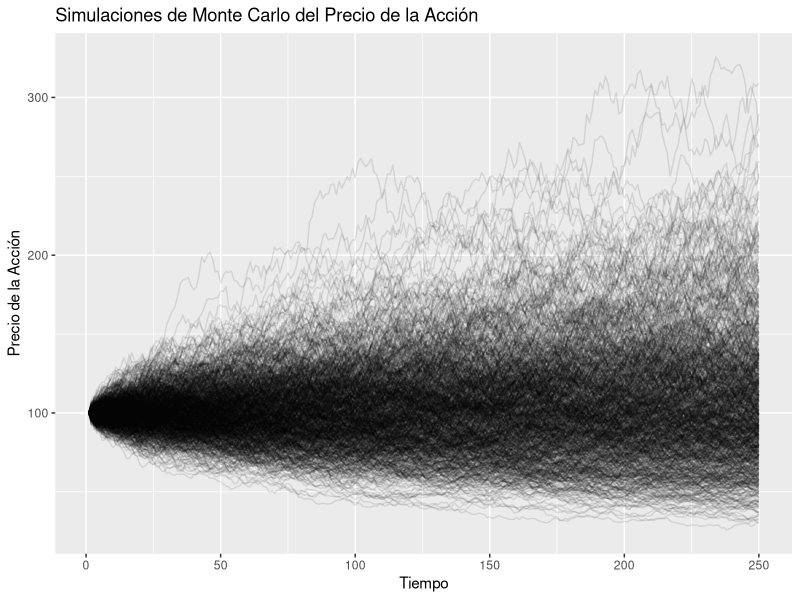

Write R code to recreate this figure.
# Cargar librerías necesarias
install.packages(c("ggplot2", "dplyr", "tidyverse", "pracma"))
library(ggplot2)
library(dplyr)
library(tidyverse)
library(pracma)

# Definir parámetros iniciales
S0 <- 100   # precio inicial de la acción
K <- 110    # precio de ejercicio
r <- 0.05   # tasa libre de riesgo
sigma <- 0.40   # volatilidad
T <- 1    # tiempo hasta la expiración de la opción en años
n_sim <- 1000   # número de simulaciones
n_steps <- 250   # número de pasos de tiempo en un año

# Función de simulación de Monte Carlo
simular_precios <- function() {
  dt <- T / n_steps
  W <- rnorm(n_steps, 0, sqrt(dt))
  S <- numeric(n_steps)
  S[1] <- S0
  for (i in 2:n_steps) {
    S[i] <- S[i-1] * exp((r - 0.5 * sigma^2) * dt + sigma * W[i])
  }
  return(S)
}

# Realizar simulaciones y almacenar los resultados en una matriz
set.seed(123)
resultados <- replicate(n_sim, simular_precios())

# Transformar la matriz a un formato adecuado para ggplot
df <- as.data.frame(resultados)
df$Tiempo <- 1:n_steps
df_largo <- df %>%
  pivot_longer(cols = -Tiempo, names_to = "Simulación", values_to = "Precio")

# Crear gráfico de las simulaciones
ggplot(df_largo, aes(x = Tiempo, y = Precio, group = Simulación)) +
  geom_line(alpha = 0.1) +
  labs(x = "Tiempo", y = "Precio de la Acción",
       title = "Simulaciones de Monte Carlo del Precio de la Acción")

# Calcular el número y porcentaje de veces que el precio supera $125
df_resumen <- df %>%
  summarise_all(function(x) any(x > 125)) %>%
  pivot_longer(everything(), names_to = "Simulación", values_to = "Supera $125")

tabla <- table(df_resumen$`Supera $125`)
tabla_resumen <- data.frame("Condición" = c("No supera $125", "Supera $125"),
                            "Núm. de veces" = as.numeric(tabla),
                            "Porcentaje (%)" = as.numeric(tabla) / n_sim * 100)

print(tabla_resumen)

# Calcular el valor justo de la opción utilizando el modelo de Black-Scholes
d1 <- (log(S0 / K) + (r + 0.5 * sigma^2) * T) / (sigma * sqrt(T))
d2 <- d1 - sigma * sqrt(T)
C_justo <- S0 * pnorm(d1) - K * exp(-r * T) * pnorm(d2)

print(paste("El valor justo de la opción de compra es:", round(C_justo, 2)))
